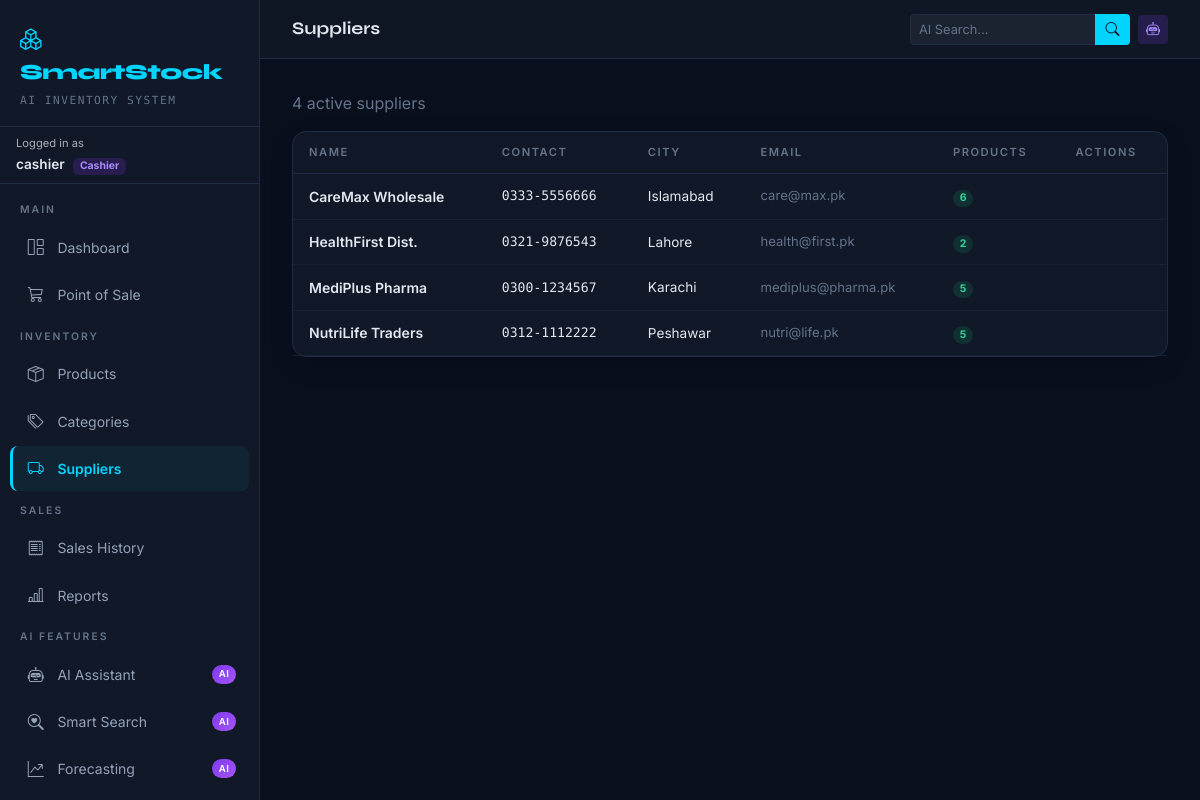
/suppliers/ (signed in), run on the app's committed database.
### inventory/models.py (models this page shows, shortened)
class CustomUser(AbstractUser):
    ROLE_CHOICES = (
        ('Admin',   'Admin'),
        ('Manager', 'Manager'),
        ('Cashier', 'Cashier'),
    )
    role = models.CharField(max_length=20, choices=ROLE_CHOICES, default='Cashier')
    phone = models.CharField(max_length=20, blank=True)
    avatar = models.ImageField(upload_to='avatars/', null=True, blank=True)
    @property
    def is_admin(self):
        return self.role == 'Admin'
    @property
    def is_manager(self):
        return self.role in ('Admin', 'Manager')

class Supplier(models.Model):
    name = models.CharField(max_length=200)
    contact = models.CharField(max_length=50)
    address = models.TextField(blank=True)
    email = models.EmailField(blank=True)
    city = models.CharField(max_length=100, blank=True)
    is_active = models.BooleanField(default=True)
    created_at = models.DateTimeField(auto_now_add=True)
    class Meta:
        ordering = ['name']

### inventory/views.py (the view)
# urls.py: path('suppliers/', views.SupplierListView.as_view(), name='supplier-list'),
class SupplierListView(LoginRequiredMixin, ListView):
    model = Supplier
    template_name = 'inventory/supplier_list.html'
    context_object_name = 'suppliers'
    def get_queryset(self):
        return Supplier.objects.filter(is_active=True)

### templates/inventory/supplier_list.html (shortened to what this page needs)
{% extends "base.html" %}
{% block page_title %}Suppliers{% endblock %}
{% block content %}
<div class="d-flex justify-content-between mb-3">
  <span style="color:var(--ss-muted)">{{ suppliers.count }} active suppliers</span>
</div>
<div class="ss-card p-0">
  <table class="ss-table">
    <thead>
      <tr><th>Name</th><th>Contact</th><th>City</th><th>Email</th><th>Products</th><th>Actions</th></tr>
    </thead>
    <tbody>
      {% for s in suppliers %}
      <tr>
        <td style="font-weight:600">{{ s.name }}</td>
        <td style="font-family:'DM Mono',monospace;font-size:.82rem">{{ s.contact }}</td>
        <td style="font-size:.85rem">{{ s.city|default:"—" }}</td>
        <td style="font-size:.82rem;color:var(--ss-muted)">{{ s.email|default:"—" }}</td>
        <td>
          <span class="badge badge-ok rounded-pill">{{ s.product_set.count }}</span>
        </td>
        <td>
        </td>
      </tr>
      {% empty %}
      <tr><td colspan="6" class="text-center py-4" style="color:var(--ss-muted)">No suppliers yet.</td></tr>
      {% endfor %}
    </tbody>
  </table>
</div>
{% endblock %}

### templates/base.html (shortened to what this page needs)
{% load static %}
<!DOCTYPE html>
<html lang="en" data-bs-theme="dark">
<head>
  <link href="https://cdn.jsdelivr.net/npm/bootstrap@5.3.3/dist/css/bootstrap.min.css" rel="stylesheet">
  <link href="https://cdn.jsdelivr.net/npm/bootstrap-icons@1.11.3/font/bootstrap-icons.css" rel="stylesheet">
  <link rel="stylesheet" href="{% static 'css/smartstock.css' %}">
</head>
<body>
<nav id="sidebar" aria-label="Main navigation" class="{% if not user.is_authenticated %}d-none{% endif %}">
  <div class="sidebar-brand">
    <div class="brand-logo"><i class="bi bi-boxes me-2"></i>SmartStock</div>
    <div class="brand-sub mt-1">AI Inventory System</div>
  </div>
  <div class="px-3 py-2 border-bottom" style="border-color: var(--ss-border) !important;">
    <small class="text-muted d-block" style="font-size:.7rem">Logged in as</small>
    <span class="fw-600" style="font-size:.85rem">{{ user.username }}</span>
    <span class="badge ms-1" style="background:rgba(124,58,237,.2);color:#a78bfa;font-size:.65rem">
      {{ user.role }}
    </span>
  </div>
  <div class="py-2 flex-grow-1">
    <div class="nav-section-label">Main</div>
    <a href="{% url 'dashboard' %}" class="sidebar-link {% if request.resolver_match.url_name == 'dashboard' %}active{% endif %}">
      <i class="bi bi-grid-1x2"></i> Dashboard
    </a>
    <a href="{% url 'pos' %}" class="sidebar-link {% if request.resolver_match.url_name == 'pos' %}active{% endif %}">
      <i class="bi bi-cart3"></i> Point of Sale
    </a>
    <div class="nav-section-label">Inventory</div>
    <a href="{% url 'product-list' %}" class="sidebar-link">
      <i class="bi bi-box-seam"></i> Products
    </a>
    <a href="{% url 'category-list' %}" class="sidebar-link">
      <i class="bi bi-tags"></i> Categories
    </a>
    <a href="{% url 'supplier-list' %}" class="sidebar-link">
      <i class="bi bi-truck"></i> Suppliers
    </a>
    <div class="nav-section-label">Sales</div>
    <a href="{% url 'sale-list' %}" class="sidebar-link">
      <i class="bi bi-receipt"></i> Sales History
    </a>
    <a href="{% url 'reports' %}" class="sidebar-link">
      <i class="bi bi-bar-chart-line"></i> Reports
    </a>
    <div class="nav-section-label">AI Features</div>
    <a href="{% url 'ai:chatbot' %}" class="sidebar-link">
      <i class="bi bi-robot"></i> AI Assistant
      <span class="ai-badge">AI</span>
    </a>
    <a href="{% url 'ai:semantic-search' %}" class="sidebar-link">
      <i class="bi bi-search-heart"></i> Smart Search
      <span class="ai-badge">AI</span>
    </a>
    <a href="{% url 'ai:forecast-dashboard' %}" class="sidebar-link">
      <i class="bi bi-graph-up-arrow"></i> Forecasting
      <span class="ai-badge">AI</span>
    </a>
  </div>
</nav>
<div id="main-content" class="{% if not user.is_authenticated %}guest-mode{% endif %}">
  {% if user.is_authenticated %}
  <div class="topbar">
    <span class="topbar-title">{% block page_title %}Dashboard{% endblock %}</span>
    <div class="ms-auto d-flex align-items-center gap-2">
      <form action="{% url 'ai:semantic-search' %}" method="GET" class="d-flex">
        <div class="input-group input-group-sm" style="width:220px">
          <input type="text" name="q" class="form-control"
            style="background:#1e2d45;border-color:#1e2d45;color:#e2e8f0;font-size:.8rem"
            placeholder="AI Search...">
          <button class="btn" style="background:#00d4ff;color:#0a0f1e;padding:.25rem .6rem">
            <i class="bi bi-search"></i>
          </button>
        </div>
      </form>
      <a href="{% url 'ai:chatbot' %}" class="btn btn-sm" style="background:rgba(124,58,237,.2);color:#a78bfa;border:none">
        <i class="bi bi-robot"></i>
      </a>
    </div>
  </div>
  {% endif %}
  <div class="page-body">
    {% block content %}{% endblock %}
  </div>
</div>
</body>
</html>

### static/css/smartstock.css (style rules this page uses)
.form-control, .form-select { background: rgba(255,255,255,.05) !important; border-color: var(--ss-border) !important; color: var(--ss-text) !important; border-radius: 8px; font-size: .875rem; transition: border-color .15s, box-shadow .15s; }
.form-control::placeholder { color: var(--ss-muted) !important; }
.sidebar-link.active { font-weight: 600; }
.ss-table th { white-space: nowrap; }
.ss-table tbody tr { transition: background-color .15s ease; }
.fw-600 { font-weight: 600 !important; }

### templates/base.html (style rules this page uses)
:root { --ss-bg: #0a0f1e; --ss-surface: #111827; --ss-border: #1e2d45; --ss-accent: #00d4ff; --ss-accent2: #7c3aed; --ss-success: #10b981; --ss-warning: #f59e0b; --ss-danger: #ef4444; --ss-text: #e2e8f0; --ss-muted: #64748b; --sidebar-w: 260px; }
* { box-sizing: border-box; }
body { font-family: 'Inter', sans-serif; background: var(--ss-bg); color: var(--ss-text); min-height: 100vh; }
#sidebar { position: fixed; top: 0; left: 0; width: var(--sidebar-w); height: 100vh; background: var(--ss-surface); border-right: 1px solid var(--ss-border); overflow-y: auto; z-index: 1000; display: flex; flex-direction: column; transition: transform .3s ease; }
.sidebar-brand { padding: 1.5rem 1.25rem 1rem; border-bottom: 1px solid var(--ss-border); }
.brand-logo { font-family: 'Syne', sans-serif; font-weight: 800; font-size: 1.35rem; color: var(--ss-accent); letter-spacing: -0.5px; }
.brand-sub { font-size: .7rem; color: var(--ss-muted); font-family: 'DM Mono', monospace; letter-spacing: 1.5px; text-transform: uppercase; }
.nav-section-label { padding: .6rem 1.25rem .3rem; font-size: .65rem; font-weight: 600; letter-spacing: 2px; text-transform: uppercase; color: var(--ss-muted); }
.sidebar-link { display: flex; align-items: center; gap: .75rem; margin: .15rem .65rem; padding: .65rem .8rem; color: #94a3b8; text-decoration: none; font-size: .875rem; border-radius: 8px; transition: all .15s ease; border-left: 3px solid transparent; }
.sidebar-link:hover, .sidebar-link.active { color: var(--ss-accent); background: rgba(0,212,255,.06); border-left-color: var(--ss-accent); }
.sidebar-link i { font-size: 1rem; width: 1.2rem; text-align: center; }
.ai-badge { font-size: .6rem; padding: .15rem .4rem; background: linear-gradient(135deg, var(--ss-accent2), #a855f7); border-radius: 20px; color: #fff; font-weight: 600; letter-spacing: .5px; margin-left: auto; }
#main-content { margin-left: var(--sidebar-w); min-height: 100vh; }
.topbar { background: rgba(17,24,39,.92); border-bottom: 1px solid var(--ss-border); padding: .85rem clamp(1rem, 3vw, 2rem); display: flex; align-items: center; gap: 1rem; position: sticky; top: 0; z-index: 100; backdrop-filter: blur(14px); }
.topbar-title { font-family: 'Syne', sans-serif; font-size: 1.1rem; font-weight: 700; }
.page-body { padding: clamp(1rem, 3vw, 2rem); }
.ss-card { background: var(--ss-surface); border: 1px solid var(--ss-border); border-radius: 14px; padding: 1.25rem; box-shadow: 0 8px 24px rgba(0,0,0,.12); }
.ss-table { width: 100%; border-collapse: collapse; }
.ss-table th { font-size: .7rem; letter-spacing: 1.5px; text-transform: uppercase; color: var(--ss-muted); font-weight: 600; padding: .75rem 1rem; border-bottom: 1px solid var(--ss-border); }
.ss-table td { padding: .7rem 1rem; border-bottom: 1px solid rgba(30,45,69,.5); font-size: .875rem; vertical-align: middle; }
.badge-ok { background: rgba(16,185,129,.15); color: #34d399; }

### data on the page
CustomUser: username "cashier", role "Cashier"
Supplier: name "CareMax Wholesale", contact "0333-5556666", city "Islamabad", email "care@max.pk", product_set.count "6"
Supplier: name "HealthFirst Dist.", contact "0321-9876543", city "Lahore", email "health@first.pk", product_set.count "2"
Supplier: name "MediPlus Pharma", contact "0300-1234567", city "Karachi", email "mediplus@pharma.pk", product_set.count "5"
Supplier: name "NutriLife Traders", contact "0312-1112222", city "Peshawar", email "nutri@life.pk", product_set.count "5"

### other printed values
{{ suppliers.count }} "4"
